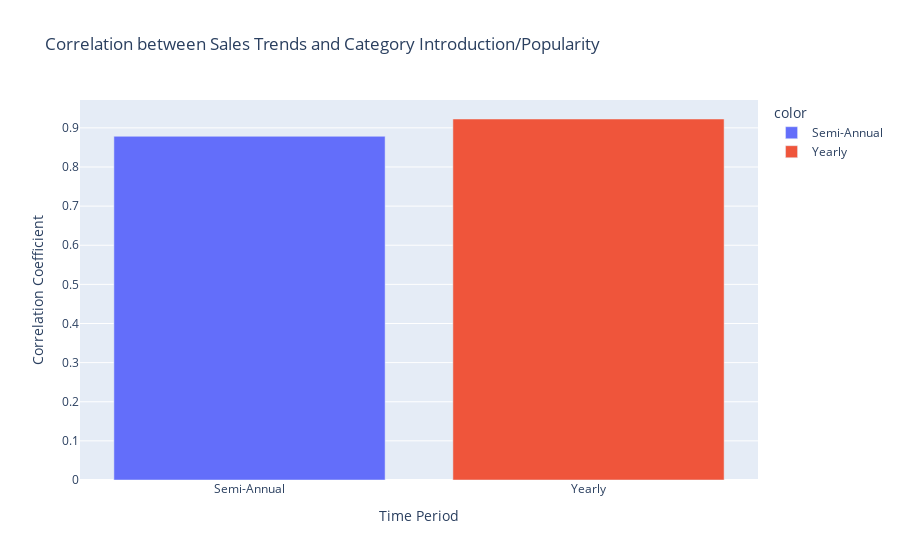

Notebook code for this chart:
### Code cell
import plotly.express as px

periods = ['Semi-Annual', 'Yearly']
correlations = [correlation_semi_annual, correlation_yearly]

fig = px.bar(x=periods, y=correlations, color=periods, labels={'x': 'Time Period', 'y': 'Correlation Coefficient'}, 
             title='Correlation between Sales Trends and Category Introduction/Popularity')
fig.show()

### Figure 1 — Plotly figure (JSON) as saved in the notebook; plotly's stock layout.template omitted (floating-point values rounded to 4 significant figures)
{"data": [{"alignmentgroup": "True", "hovertemplate": "color=Semi-Annual<br>Time Period=%{x}<br>Correlation Coefficient=%{y}<extra></extra>", "legendgroup": "Semi-Annual", "marker": {"color": "#636efa", "pattern": {"shape": ""}}, "name": "Semi-Annual", "offsetgroup": "Semi-Annual", "orientation": "v", "showlegend": true, "textposition": "auto", "type": "bar", "x": ["Semi-Annual"], "xaxis": "x", "y": [0.8784], "yaxis": "y"}, {"alignmentgroup": "True", "hovertemplate": "color=Yearly<br>Time Period=%{x}<br>Correlation Coefficient=%{y}<extra></extra>", "legendgroup": "Yearly", "marker": {"color": "#EF553B", "pattern": {"shape": ""}}, "name": "Yearly", "offsetgroup": "Yearly", "orientation": "v", "showlegend": true, "textposition": "auto", "type": "bar", "x": ["Yearly"], "xaxis": "x", "y": [0.9227], "yaxis": "y"}], "layout": {"barmode": "relative", "legend": {"title": {"text": "color"}, "tracegroupgap": 0}, "title": {"text": "Correlation between Sales Trends and Category Introduction/Popularity"}, "xaxis": {"anchor": "y", "domain": [0, 1], "title": {"text": "Time Period"}}, "yaxis": {"anchor": "x", "domain": [0, 1], "title": {"text": "Correlation Coefficient"}}}}
